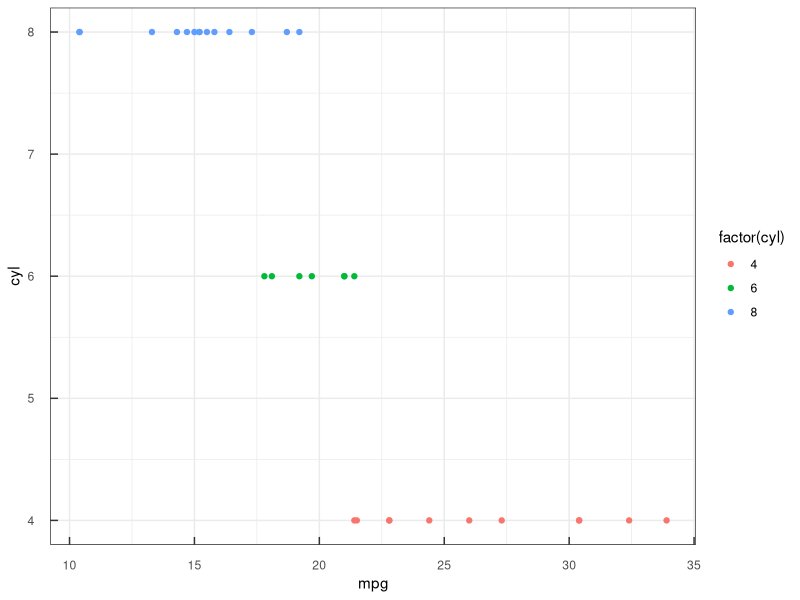

The R source for this figure:
## ---- chunk 1
library(tidyverse)
knitr::opts_chunk$set(warning = F, message = F, echo = T, results = "hold")
## ---- chunk 2
length_tick <- .2

theme_set(
  theme_bw() +
  theme(axis.ticks.length = unit(-length_tick, "cm"),
        axis.text.x = element_text(margin = unit(c(length_tick * 2, 0, 0, 0), "cm")),
        axis.text.y = element_text(margin = unit(c(0, length_tick * 2, 0, 0), "cm"))
        )
  )

mtcars %>%
  ggplot(aes(mpg, cyl, col = factor(cyl))) +
  geom_point()
